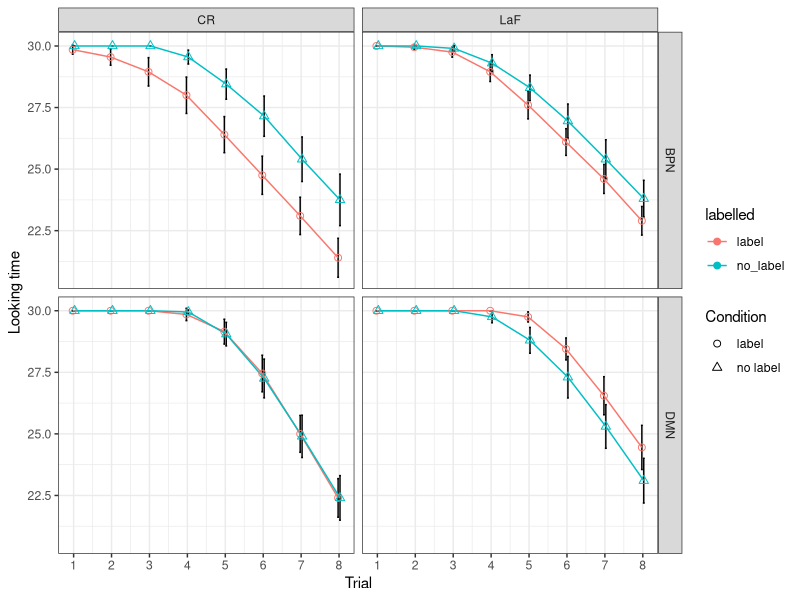

Write R code to recreate this figure.
# LIBRARY IMPORTS
library(ggplot2)
library(Hmisc)

## Summarizes data.
## Gives count, mean, standard deviation, standard error of the mean, and confidence interval (default 95%).
##   data: a data frame.
##   measurevar: the name of a column that contains the variable to be summariezed
##   groupvars: a vector containing names of columns that contain grouping variables
##   na.rm: a boolean that indicates whether to ignore NA's
##   conf.interval: the percent range of the confidence interval (default is 95%)
summarySE <- function(data=NULL, measurevar, groupvars=NULL, na.rm=FALSE,
                      conf.interval=.95, .drop=TRUE) {
    library(plyr)

    # New version of length which can handle NA's: if na.rm==T, don't count them
    length2 <- function (x, na.rm=FALSE) {
        if (na.rm) sum(!is.na(x))
        else       length(x)
    }

    # This does the summary. For each group's data frame, return a vector with
    # N, mean, and sd
    datac <- ddply(data, groupvars, .drop=.drop,
      .fun = function(xx, col) {
        c(N    = length2(xx[[col]], na.rm=na.rm),
          mean = mean   (xx[[col]], na.rm=na.rm),
          sd   = sd     (xx[[col]], na.rm=na.rm)
        )
      },
      measurevar
    )

    # Rename the "mean" column    
    datac <- rename(datac, c("mean" = measurevar))

    datac$se <- datac$sd / sqrt(datac$N)  # Calculate standard error of the mean

    # Confidence interval multiplier for standard error
    # Calculate t-statistic for confidence interval: 
    # e.g., if conf.interval is .95, use .975 (above/below), and use df=N-1
    ciMult <- qt(conf.interval/2 + .5, datac$N-1)
    datac$ci <- datac$se * ciMult

    return(datac)
}

# DATA HANDLING
# Import data
single_obj.data <- read.csv("../Results/SingleObject_LT.csv", head=TRUE)
# Set all factor variables to factors
single_obj.data$subject <- as.factor(single_obj.data$subject)
single_obj.data$explo_overlap <- as.factor(single_obj.data$explo_overlap)
# Transform trial number to start at 1
single_obj.data$trial <- single_obj.data$trial + 1
# Summarising data for mean+CI graph
single_obj.data.sum <- summarySE(single_obj.data, measurevar="looking_time",
								 groupvars=c("labelled","model",
											 "theory","trial"),
								 conf.interval=.89)

# GENERATING GRAPHS
# Graph from data (not models), mean and error bars (CI)
single_obj.data.plot <- ggplot(single_obj.data.sum, aes(x = trial,
														y = looking_time,
														colour = labelled,
														group = labelled,
														shape = labelled)) +
						facet_grid(model~theory) +
						scale_x_continuous(breaks = c(1,2,3,4,5,6,7,8)) +
						xlab("Trial") + ylab("Looking time") + theme_bw() +
						scale_fill_brewer(palette = "Dark2") +
						scale_shape_discrete(name = "Condition",
											 labels = c("label","no label"),
											 solid=FALSE) +
						geom_errorbar(aes(ymin=looking_time-ci,
										  ymax=looking_time+ci),
									  colour="black", width=.1,
									  position=position_dodge(0.1)) +
						geom_line(position=position_dodge(0.1)) +
						geom_point(position=position_dodge(0.1),
								   size=2, fill="white")
ggsave("../Results/MeanCI.pdf", plot = single_obj.data.plot,
	   height = 8, width = 9)
